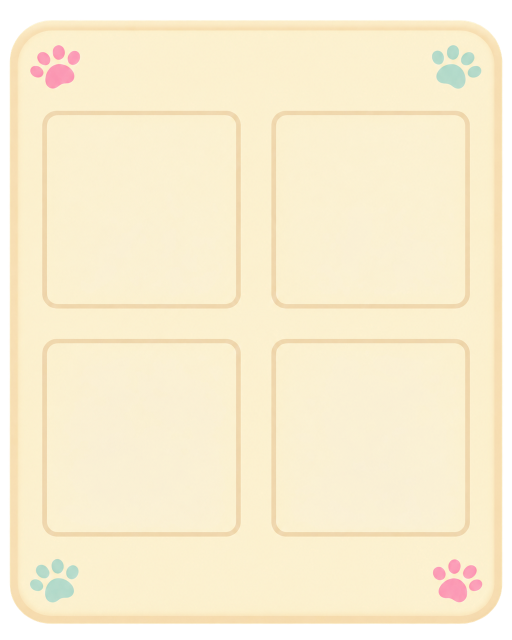
#> input picture art/incoming/album_ui/album_page.png, 1024 x 1280 px (shown at 1/2 size)
$ python -i prepare_album_ui.py   (imports and definitions only)
#> lines starting #> are read from the running program, lines starting #| are printed output that depends on the picture; after the words box and inside, x2 and y2 are one past the last pixel; in counts of white or black regions, pixels touching at a corner belong together
#> further down, picture is the input picture: PIL image 1024x1280 RGBA; mean R, G, B, A 226.7, 215.3, 185.6, 228.4
"""Package imagegen originals: exact PNG sizes, isolated alpha, and common frame aperture.
No artwork is drawn here; 9-slice preserves the generated frame borders and ornaments.
Intermediate source manifest is art/render_work/album/image_sources.json.
"""
import json
from pathlib import Path
import numpy as np
from PIL import Image
from scipy import ndimage
# [1 line not run here, left out]

def cleanup(im):
    arr=np.array(im.convert('RGBA'));a=arr[:,:,3];lab,count=ndimage.label(a>64);sizes=np.bincount(lab.ravel());keep=np.flatnonzero(sizes>max(24,im.width*im.height*.0008));keep=keep[keep!=0]
#> after `a = arr[:, :, 3]`:
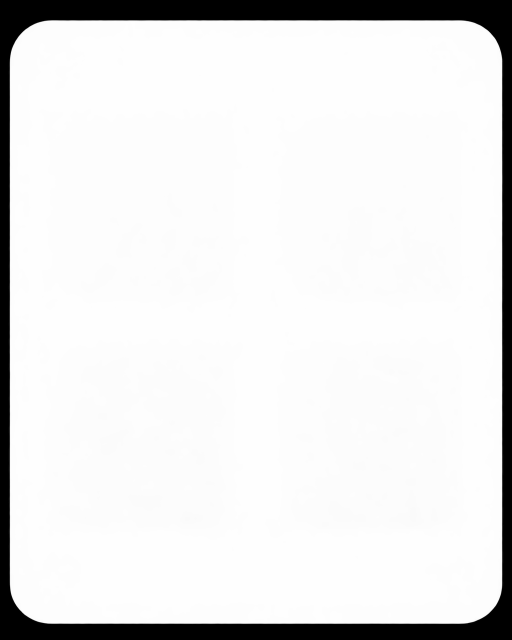
#> a: shape (1280, 1024) (shown at 1/2 size); min 0, max 255, mean 228.4
#> after `lab, count = ndimage.label(a > 64)`:
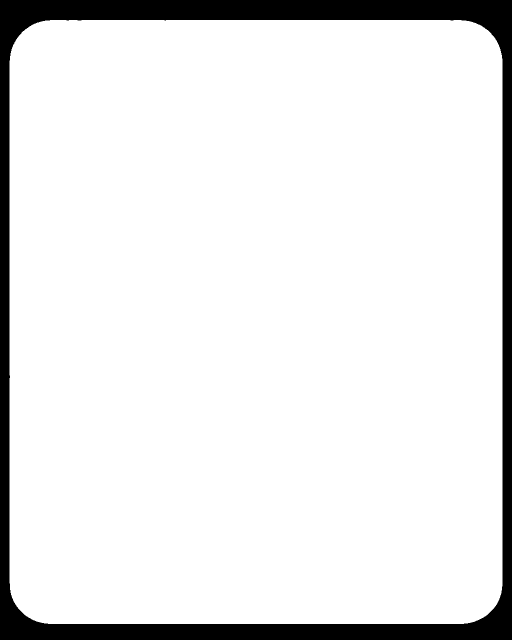
#> lab: shape (1280, 1024) int32 (shown at 1/2 size); values 0 (black) and 1 (white), 90.4% white; 1 black region, box (x1, y1, x2, y2) and area: (0, 0, 1024, 1280) 125734
#> after `lab, count = ndimage.label(a > 64)`: count = 1
#> after `sizes = np.bincount(lab.ravel())`: sizes = [125734, 1184986]
#> after `keep = np.flatnonzero(sizes > max(24, im.width * im.height * 0.0008))`: keep = [0, 1]
#> after `keep = keep[keep != 0]`: keep = [1]
    mask=ndimage.binary_dilation(np.isin(lab,keep),iterations=2);arr[~mask,3]=0;arr[arr[:,:,3]<8,3]=0;return Image.fromarray(arr)
#> after `mask = ndimage.binary_dilation(np.isin(lab, keep), iterations=2)`:
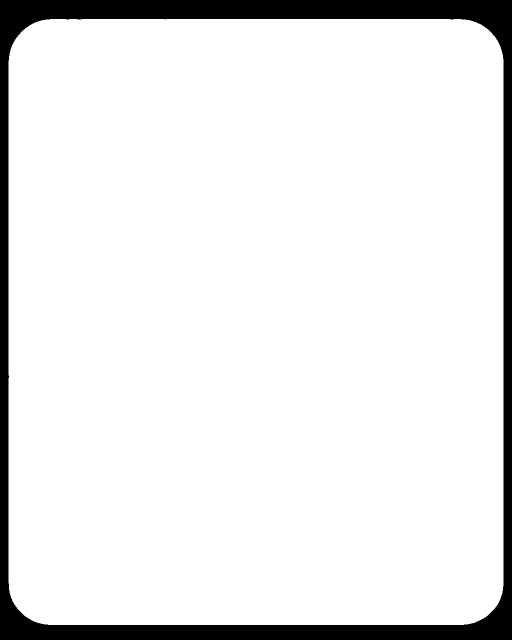
#> mask: shape (1280, 1024) bool (shown at 1/2 size); 91% white; 1 black region, box (x1, y1, x2, y2) and area: (0, 0, 1024, 1280) 117342
#> after `arr[~mask, 3] = 0`: arr: shape (1280, 1024, 4); 0.02% of pixels changed, all inside (x1, y1, x2, y2) = (17, 38, 1007, 1250)
#> after `arr[arr[:, :, 3] < 8, 3] = 0`: arr: shape (1280, 1024, 4); mean R, G, B, A 226.7, 215.3, 185.6, 228.4

def frame(im):
    arr=np.array(im);a=arr[:,:,3];ys,xs=np.nonzero(a>128);outer=(xs.min(),ys.min(),xs.max()+1,ys.max()+1)
    holes,num=ndimage.label(a<96);hole=holes[im.height//3,im.width//2];assert hole!=0
    yy,xx=np.nonzero(holes==hole);inner=(xx.min(),yy.min(),xx.max()+1,yy.max()+1)
    sx=[outer[0],inner[0],inner[2],outer[2]];sy=[outer[1],inner[1],inner[3],outer[3]];dx=[24,64,448,488];dy=[24,64,448,576]
    assert all(sx[i+1]>sx[i] for i in range(3)) and all(sy[i+1]>sy[i] for i in range(3)),(outer,inner)
    target=Image.new('RGBA',(512,600))
    for row in range(3):
        for col in range(3):
            if col==row==1:continue
            tile=im.crop((sx[col],sy[row],sx[col+1],sy[row+1]));tile=tile.resize((dx[col+1]-dx[col],dy[row+1]-dy[row]),Image.Resampling.LANCZOS);target.paste(tile,(dx[col],dy[row]))
    # The full common square is guaranteed alpha zero, including the boundary.
    a=np.array(target);a[64:448,64:448]=0;return Image.fromarray(a)

report={}
# [9 lines not run here, left out]

>>> from PIL import Image
>>> picture = Image.open('../../art/incoming/album_ui/album_page.png')
>>> result = cleanup(picture)
